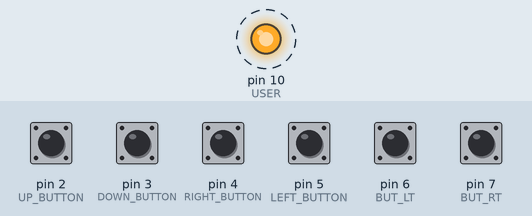
Recording of a sketch running on a simulated Arduino Uno, built with avr-gcc and run on an emulated ATmega328P. Shown: output pins drawn as LEDs (lit = HIGH). Dashed ring = blinking. The test bench sets the inputs (shaded band); at power-on: pin 2 (UP_BUTTON), pin 3 (DOWN_BUTTON), pin 4 (RIGHT_BUTTON), pin 5 (LEFT_BUTTON), pin 6 (BUT_LT), pin 7 (BUT_RT) HIGH. What the sketch prints to the serial monitor is not drawn.

Above: at 1.2 s.
1.3 s: pin 2 (UP_BUTTON) pulled LOW for 0.15 s
4.4 s: pin 3 (DOWN_BUTTON) pulled LOW for 0.15 s
7.5 s: pin 4 (RIGHT_BUTTON) pulled LOW for 0.15 s
10.5 s: pin 5 (LEFT_BUTTON) pulled LOW for 0.15 s
13.5 s: pin 6 (BUT_LT) pulled LOW for 0.15 s
16.5 s: pin 7 (BUT_RT) pulled LOW for 0.15 s
Timing chart, 0 to 20.5 s (numbered marks = the images above; inputs shaded):
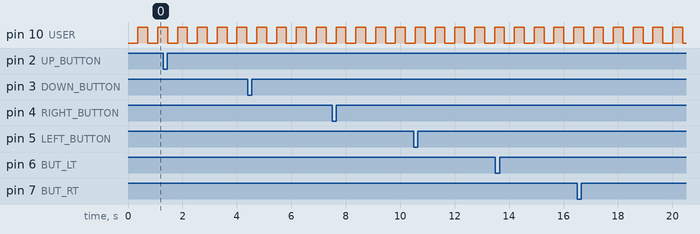

Measured:
- by itself, pin 10 (USER): alternates HIGH for 0.36 s and LOW for 0.36 s

The sketch:

CommanderArcade.ino
```cpp
// (licence header left out)
const int UP_BUTTON = 2;
const int DOWN_BUTTON = 3;
const int RIGHT_BUTTON = 4;
const int LEFT_BUTTON = 5;
const int BUT_LT = 6;
const int BUT_RT = 7;


#define USER      10

#define FRAME_LEN 33         // 30hz
unsigned long ltime;         // last time we sent data

int i;
void setup(){
    Serial.begin(38400);
    ltime = millis();
    pinMode(USER,OUTPUT);    // user LED
    pinMode(UP_BUTTON, INPUT_PULLUP);
    pinMode(DOWN_BUTTON, INPUT_PULLUP);
    pinMode(LEFT_BUTTON, INPUT_PULLUP);
    pinMode(RIGHT_BUTTON, INPUT_PULLUP);
    pinMode(BUT_LT, INPUT_PULLUP);
    pinMode(BUT_RT, INPUT_PULLUP);

    i = 0;
}

void loop(){
    int right_V = 128;
    int right_H = 128;
    int left_V = 128;
    int left_H =  128;

  if(digitalRead(UP_BUTTON )== LOW)
  {
    right_V = 250;
  }
  else if(digitalRead(DOWN_BUTTON )== LOW)
  {

    right_V = 0;
  }
  else if(digitalRead(LEFT_BUTTON )== LOW)
  {
    right_H = 250;
  }
  else if(digitalRead(RIGHT_BUTTON )== LOW)
  {

    right_H = 0;
  }

    unsigned char buttons = 0;

  if(digitalRead(BUT_LT )== LOW)
  {
    buttons += 128;
  }


  if(digitalRead(BUT_RT) == LOW)
  {
    buttons += 64;
  }


    Serial.write(0xff);
    Serial.write((unsigned char) right_V);
    Serial.write((unsigned char) right_H);
    Serial.write((unsigned char) left_V);
    Serial.write((unsigned char) left_H);
    Serial.write(buttons);              // buttons
    Serial.write((unsigned char)0);     // extra
    Serial.write((unsigned char)(255 - (right_V+right_H+left_V+left_H+buttons)%256));

    if(i > 10){
      digitalWrite(10,HIGH-digitalRead(10));
      i=0;
    }
    i++;
    delay(FRAME_LEN);
}

/* Revisions
 *  V1.2 - Feb 11, 2012 - Updated for Arduino 1.0
 *  V1.1 - Feb 19, 2010 - Replaced Walk/Look with Right/Left
 *         (since apparently, I used something called "southpaw")
 *  V1.0 - Feb 10, 2010 - Firmware Finalized
 */
```
